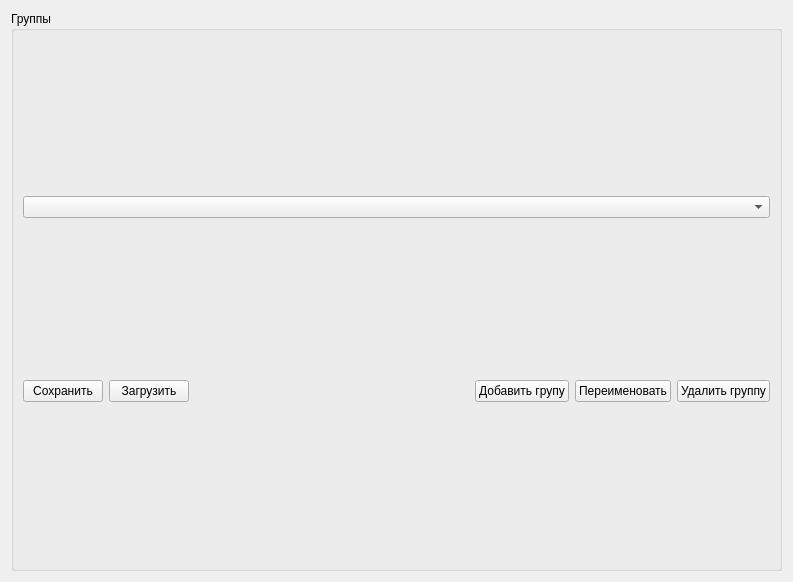
<?xml version="1.0" encoding="UTF-8"?>
<ui version="4.0">
 <class>TablesGroupsDlg</class>
 <widget class="QDialog" name="TablesGroupsDlg">
  <property name="geometry">
   <rect>
    <x>0</x>
    <y>0</y>
    <width>793</width>
    <height>582</height>
   </rect>
  </property>
  <property name="windowTitle">
   <string>Редактирование групп</string>
  </property>
  <layout class="QVBoxLayout" name="verticalLayout_3">
   <item>
    <widget class="QGroupBox" name="groupBox">
     <property name="title">
      <string>Группы</string>
     </property>
     <layout class="QVBoxLayout" name="verticalLayout">
      <item>
       <widget class="QComboBox" name="comboBox"/>
      </item>
      <item>
       <layout class="QHBoxLayout" name="horizontalLayout">
        <item>
         <widget class="QPushButton" name="btnSave">
          <property name="text">
           <string>Сохранить</string>
          </property>
          <property name="autoDefault">
           <bool>false</bool>
          </property>
         </widget>
        </item>
        <item>
         <widget class="QPushButton" name="btLoad">
          <property name="text">
           <string>Загрузить</string>
          </property>
          <property name="autoDefault">
           <bool>false</bool>
          </property>
         </widget>
        </item>
        <item>
         <spacer name="horizontalSpacer">
          <property name="orientation">
           <enum>Qt::Horizontal</enum>
          </property>
          <property name="sizeHint" stdset="0">
           <size>
            <width>40</width>
            <height>20</height>
           </size>
          </property>
         </spacer>
        </item>
        <item>
         <widget class="QPushButton" name="pushAddGroup">
          <property name="text">
           <string>Добавить групу</string>
          </property>
          <property name="autoDefault">
           <bool>false</bool>
          </property>
         </widget>
        </item>
        <item>
         <widget class="QPushButton" name="pushRename">
          <property name="text">
           <string>Переименовать</string>
          </property>
          <property name="autoDefault">
           <bool>false</bool>
          </property>
         </widget>
        </item>
        <item>
         <widget class="QPushButton" name="pushRemoveGroup">
          <property name="text">
           <string>Удалить группу</string>
          </property>
          <property name="autoDefault">
           <bool>false</bool>
          </property>
         </widget>
        </item>
       </layout>
      </item>
     </layout>
    </widget>
   </item>
  </layout>
 </widget>
 <resources/>
 <connections/>
</ui>
